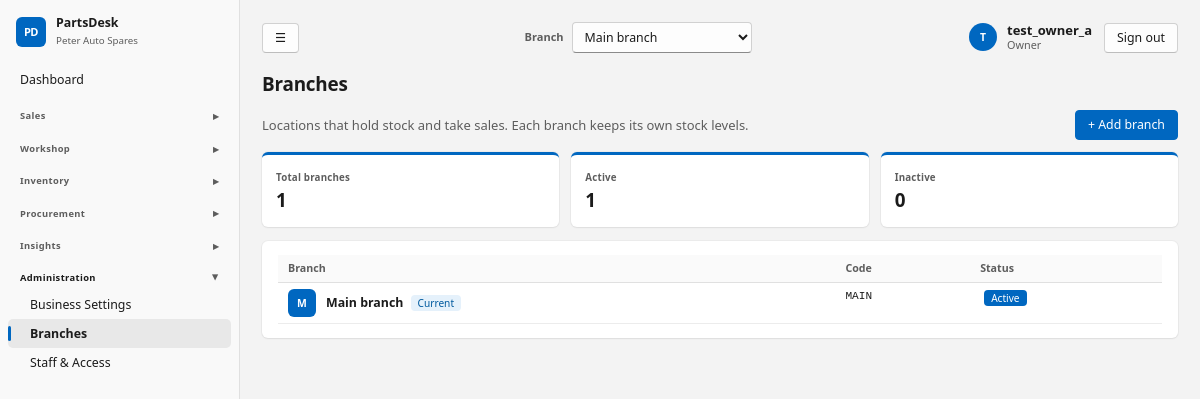
Page /branches/ (signed in) on the committed database.
### core/models.py (models this page shows, shortened)
class ShopSettings(TrackedModel):
    tenant = models.OneToOneField(Tenant, on_delete=models.CASCADE, related_name="settings")
    shop_name = models.CharField(max_length=120, default="My Spare Parts Shop")
    address = models.TextField(blank=True)
    phone = models.CharField(max_length=60, blank=True)
    email = models.EmailField(blank=True)
    tax_id = models.CharField("Tax / TPIN number", max_length=60, blank=True)
    currency_symbol = models.CharField(max_length=8, default="$")
    tax_name = models.CharField(max_length=20, default="VAT")
    tax_rate = models.DecimalField("Tax rate %", max_digits=5, decimal_places=2, default=Decimal("0"))
    prices_include_tax = models.BooleanField(default=True, help_text="Untick if prices are entered before tax.")
    counter_max_discount = models.DecimalField(
        "Max discount % for counter staff", max_digits=5, decimal_places=2, default=Decimal("10"),
        help_text="Managers and the owner can exceed this.")
    default_labour_rate = models.DecimalField("Default labour rate per hour", max_digits=10, decimal_places=2, default=Decimal("0"))
    invoice_footer = models.CharField(max_length=200, blank=True, default="Thank you for your business.")
    class Meta:
        verbose_name_plural = "shop settings"
    @classmethod
    def get(cls, tenant):
        obj, _ = cls.objects.get_or_create(tenant=tenant)
        return obj

class User(AbstractUser):
    class Role(models.TextChoices):
        OWNER = "owner", "Owner"
        MANAGER = "manager", "Manager"
        COUNTER = "counter", "Counter sales"
        MECHANIC = "mechanic", "Mechanic"
        STOREKEEPER = "storekeeper", "Storekeeper"
    role = models.CharField(max_length=20, choices=Role.choices, default=Role.COUNTER)
    tenant = models.ForeignKey(Tenant, null=True, blank=True, on_delete=models.PROTECT, related_name="users")
    branches = models.ManyToManyField(Branch, blank=True, related_name="staff")
    @property
    def display_name(self):
        return self.get_full_name() or self.username

class Branch(TrackedModel):
    tenant = models.ForeignKey(Tenant, on_delete=models.PROTECT, related_name="branches")
    name = models.CharField(max_length=120)
    code = models.CharField(max_length=16)
    is_active = models.BooleanField(default=True)
    class Meta:
        constraints = [models.UniqueConstraint(fields=["tenant", "code"], name="branch_tenant_code")]
        ordering = ["name"]

### core/views.py (the view, shortened to what this page needs)
# urls.py: path("branches/", views.branches, name="branches"),
@role_required(OWNER_ONLY)
def branches(request):
    form = BranchForm(request.POST or None)
    all_b = list(Branch.objects.filter(tenant=request.tenant))
    return render(request, "core/branches.html", {"page_title": "Branches", "form": form,
            "all_branches": all_b, "active_count": sum(b.is_active for b in all_b),
            "inactive_count": sum(not b.is_active for b in all_b)})

### core/views.py
class BranchForm(forms.ModelForm):
    class Meta:
        model = Branch
        fields = ["name", "code", "is_active"]

### core/audit.py (called while the page is built)
@contextmanager
def audit_context(**values):
    token = _current.set(dict(_current.get(), **values))
    try:
        yield
    finally:
        _current.reset(token)

def metadata(request):
    try:
        address = str(ip_address(request.META.get('REMOTE_ADDR', '')))
    except ValueError:
        address = None
    match = request.resolver_match
    return dict(request_id=request.audit_request_id, ip_address=address,
                route=(match.view_name if match else 'unmatched')[:100], method=request.method[:10])

### core/models.py (called while the page is built)
    def save(self, *args, **kwargs):
        if not self._state.adding:
            raise ValueError("Audit records cannot be edited.")
        return super().save(*args, **kwargs)

### core/navigation.py (called while the page is built)
def page_back_link(request):
    if request is None or not request.user.is_authenticated:
        return None
    match = request.resolver_match
    name = match.url_name if match else None
    if name == 'dashboard':
        return None
    kwargs = {}
    if name == 'vehicle_create':
        if 'pk' in match.kwargs:
            target, label = 'customer_detail', 'Back to customer'
            kwargs = {'pk': match.kwargs['pk']}
        else:
            target, label = 'vehicle_list', 'Back to vehicles'
    elif name in RECORD_PARENTS:
        target, label = RECORD_PARENTS[name]
        kwargs = {'pk': match.kwargs['pk']}
    else:
        if name not in PARENTS:
            return None
        target, label = PARENTS[name]
    return {'url': reverse(target, kwargs=kwargs), 'label': label}

### core/permissions.py (called while the page is built)
def role_required(roles=None):
    def decorator(view):
        @wraps(view)
        def wrapper(request, *args, **kwargs):
            if not request.user.is_authenticated:
                return redirect_to_login(request.get_full_path())
            require_branch(request)
            if roles is not None and request.user.role not in roles:
                raise PermissionDenied
            return view(request, *args, **kwargs)
        return wrapper
    return decorator

### core/templatetags/ui.py (called while the page is built)
@register.simple_tag(takes_context=True)
def page_back_link(context):
    from core.navigation import page_back_link as destination
    return destination(context.get("request"))

### core/tenancy.py (called while the page is built)
def require_branch(request):
    if request.branch is None:
        raise PermissionDenied("No active branch is assigned to your account.")
    return request.branch

### templates/core/branches.html (shortened to what this page needs)
{% extends "base.html" %}
{% block page_heading %}Branches{% endblock %}
{% block content %}
<div class="admin-bar">
  <p class="muted">Locations that hold stock and take sales. Each branch keeps its own stock levels.</p>
  <button type="button" class="btn primary" data-open="add-modal">+ Add branch</button>
</div>
<div class="kpis admin-kpis">
  <div class="kpi"><span class="kpi-label">Total branches</span><strong>{{ all_branches|length }}</strong></div>
  <div class="kpi"><span class="kpi-label">Active</span><strong>{{ active_count }}</strong></div>
  <div class="kpi"><span class="kpi-label">Inactive</span><strong>{{ inactive_count }}</strong></div>
</div>
<div class="card tablewrap">
  <table>
    <thead><tr><th>Branch</th><th>Code</th><th>Status</th></tr></thead>
    <tbody>{% for branch in all_branches %}
      <tr><td><span class="entity"><span class="avatar sq">{{ branch.name|slice:":1"|upper }}</span><strong>{{ branch.name }}</strong></span>{% if branch.pk == active_branch.pk %} <span class="badge b-accent">Current</span>{% endif %}</td>
        <td class="mono">{{ branch.code }}</td>
        <td>{% if branch.is_active %}<span class="badge b-ok">Active</span>{% else %}<span class="badge b-warn">Inactive</span>{% endif %}</td></tr>
    {% empty %}<tr><td colspan="3" class="empty">No branches yet.</td></tr>{% endfor %}</tbody>
  </table>
</div>
{% endblock %}

### templates/base.html (shortened to what this page needs)
{% load static ui %}<!doctype html>
<html lang="en">
<head>
<link rel="stylesheet" href="{% static 'css/app.css' %}">
</head>
<body data-print-log-url="{% url 'log_print_request' %}" {% if auto_print %}data-autoprint="1"{% endif %}>
<div class="app">
  <aside class="side no-print">
    <div class="brand"><span class="brand-mark">PD</span><div><strong>PartsDesk</strong><small>{{ shop.shop_name }}</small></div></div>
    <nav>{% for g in nav %}{% if g.title %}<details class="nav-group" {% if g.open %}open{% endif %}><summary>{{ g.title }}</summary>{% for item in g.items %}<a href="{{ item.url }}" class="{% if item.active %}on{% endif %}">{{ item.label }}</a>{% endfor %}</details>{% else %}{% for item in g.items %}<a href="{{ item.url }}" class="{% if item.active %}on{% endif %}">{{ item.label }}</a>{% endfor %}{% endif %}{% endfor %}</nav>
  </aside>
  <main class="main">
    <div class="topbar no-print">
      <button type="button" class="btn nav-toggle" id="nav-toggle" aria-label="Toggle menu" title="Show/hide menu">&#9776;</button>
      {% if branches %}<form method="post" action="{% url 'switch_branch' %}" class="branch-switch">{% csrf_token %}
        <label for="branch-select">Branch</label>
        <select id="branch-select" name="branch_id" onchange="this.form.submit()">{% for b in branches %}<option value="{{ b.pk }}" {% if b.pk == active_branch.pk %}selected{% endif %}>{{ b.name }}</option>{% endfor %}</select>
        <noscript><button type="submit">Switch</button></noscript></form>{% endif %}
      <div class="topbar-user"><a href="{% url 'profile' %}" class="user-chip"><span class="avatar">{{ user.display_name|slice:":1"|upper }}</span><span><strong>{{ user.display_name }}</strong><small>{{ user.get_role_display }}</small></span></a>
        <form method="post" action="{% url 'logout' %}">{% csrf_token %}<button type="submit" class="btn">Sign out</button></form></div>
    </div>
    <header class="top"><h1>{% block page_heading %}{% endblock %}</h1>{% page_back_link as back %}</header>
    {% block content %}{% endblock %}
  </main>
</div>
</body>
</html>

### rows in the picture
ShopSettings: shop_name "Peter Auto Spares"
User: display_name "T", display_name "test_owner_a", role "Owner"
Branch: name "M", name "Main branch", shows "Current", code "MAIN", is_active "Active"

### other values in the picture
{{ item.label }} "Dashboard"
{{ g.title }} "Sales" "Workshop" "Inventory" "Procurement" "Insights" "Administration"
{{ item.label }} "Business Settings" "Branches" "Staff & Access"
{{ all_branches|length }} "1"
{{ active_count }} "1"
{{ inactive_count }} "0"
form field branch_id "Main branch"
